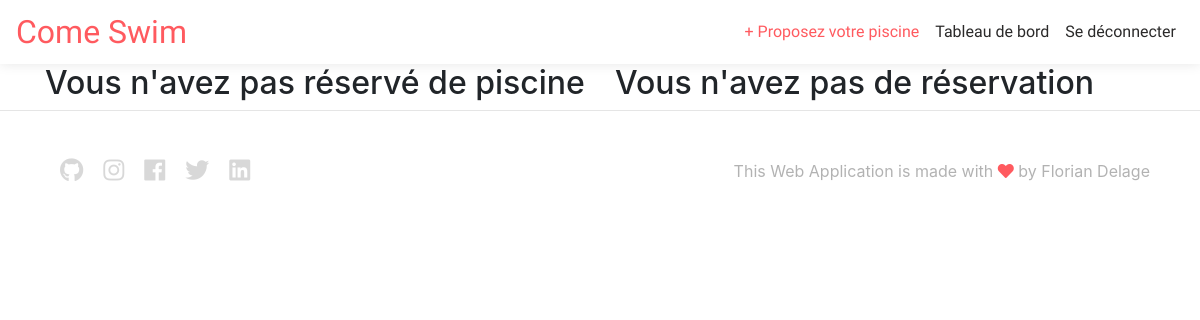
The app's page /pools/dashboard/ (signed in), older data.
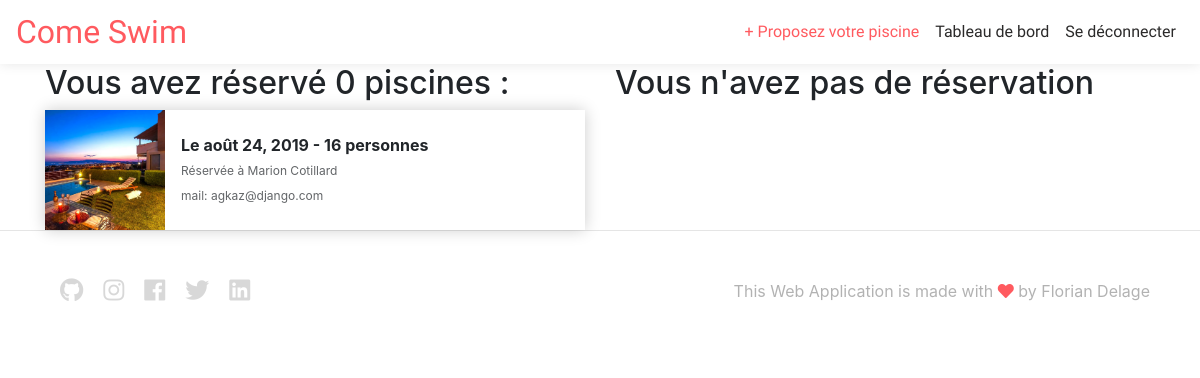
The same page, newer data.
### rent/models.py (models this page shows, shortened)
class Booking(models.Model):
    user = models.ForeignKey(User, on_delete=models.CASCADE, default='')
    pool = models.ForeignKey('Pool', on_delete=models.CASCADE)
    participants = models.PositiveIntegerField(default=0)
    date = models.DateField()
    state = models.CharField(max_length=100)

class Pool(models.Model):
    user = models.ForeignKey(User, on_delete=models.CASCADE, default='')
    title = models.CharField(max_length=100)
    description = models.TextField(max_length=1000)
    address = models.CharField(max_length=300)
    capacity = models.PositiveIntegerField()
    availability = models.BooleanField(default=True)
    image = models.FileField(upload_to='pool_images', blank=True)
    price = models.PositiveIntegerField()
    length = models.FloatField()
    width = models.FloatField()
    heated = models.BooleanField(default=False)
    OUTDOOR = 'OUTDOOR'
    INDOOR = 'INDOOR'
    COVERED = 'COVERED'
    POOL_TYPE_CHOICES = [
        (OUTDOOR, 'Outdoor'),
        (INDOOR, 'Indoor'),
        (COVERED, 'Covered'),
    ]
    type = models.CharField(max_length=100, choices=POOL_TYPE_CHOICES, default=OUTDOOR)

### rent/views.py (the view)
# urls.py: path('dashboard/', views.dashboard, name='dashboard'),
@login_required
def dashboard(request):
    user = request.user
    user_bookings = user.booking_set.all()  # liste des réservations de piscines tierces par user connecté
    user_pools = user.pool_set.all()  # piscines du user connecté
    if not user_pools:
        context = {'user': user, 'user_bookings': user_bookings, 'user_pools': user_pools,}
    elif user_pools:
        user_pool = user.pool_set.all()[0]  # piscine du user connecté
        pool_bookings = user_pool.booking_set.all()  # liste des réservations concernant la piscine du user connecté
        context = {'user': user, 'user_bookings': user_bookings, 'user_pools': user_pools,
                   'user_pool': user_pool, 'pool_bookings': pool_bookings,}
    return render(request, 'rent/dashboard.html', context)

### rent/templates/rent/dashboard.html (shortened to what this page needs)
{% extends 'base.html' %}
{% load static %}
{% load bootstrap4 %}
{% block content %}
<div class="container">
    <div class="row">
        <div class="col-6">
            {% if not user_bookings %}
                <h2>Vous n'avez pas réservé de piscine</h2>
            {% else %}
                <h2>Vous avez réservé {{ pool_bookings|length }} piscine{{ pool_bookings|pluralize }} :</h2>
                {% for booking in user_bookings %}
                    <div class="card-pool-booking-dashboard">
                        <img src={{ booking.pool.image.url }} alt="photo de piscine">
                        <div class="card-product-infos">
                            <h3>Le {{ booking.date }} - {{ booking.participants }} personnes</h3>
                            <p>Réservée à {{ booking.pool.user.first_name }} {{ booking.pool.user.last_name }}</p>
                            <p>mail: {{ booking.pool.user.email }}</p>
                        </div>
                    </div>
                {% endfor %}
            {% endif %}
        </div>
        <div class="col-6">
        {% if not user_pools %}
            <h2>Vous n'avez pas enregistré de piscine</h2>
            <p>Si vous êtes propriétaire d'une piscine, mettez la en ligne dès maintenant et gagnez de l'argent !</p>
            <a href="{% url 'pool-creation' %}" class="pool-create-link"> Proposez votre piscine > </a>
        {% else %}
              {% if not pool_bookings %}
                <h2>Vous n'avez pas de réservation</h2>
              {% endif %}
        {% endif %}
        </div>
    </div>
</div>
{% endblock content %}

Row changes from the older to the newer data that the page shows:
added Booking: pool.image (picture), date "août 24, 2019", participants "16", pool.user.first_name "Marion", pool.user.last_name "Cotillard", pool.user.email "agkaz@django.com"
Text that changed along with them:
{{ pool_bookings|length }}: (not shown) → "0"
text no longer shown: "Vous n'avez pas réservé de piscine"
text now shown: "Vous avez réservé piscine :"
